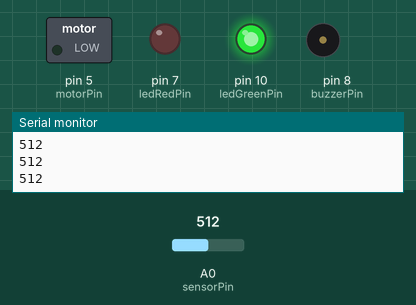
Bench run of a sketch on a simulated Arduino Uno, built with avr-gcc and run on an emulated ATmega328P. Parts: switched loads named in the sketch (green lamp = pin HIGH), output pins drawn as LEDs (lit = HIGH), buzzer (waves = sounding), the last lines printed to the serial monitor. The inputs (shaded band) are chosen by the test bench; at power-on: A0 (sensorPin) = 512.

Above: at 1.2 s.
1.3 s: A0 (sensorPin) set to 786
2.8 s: A0 (sensorPin) set to 808
At 3.8 s:
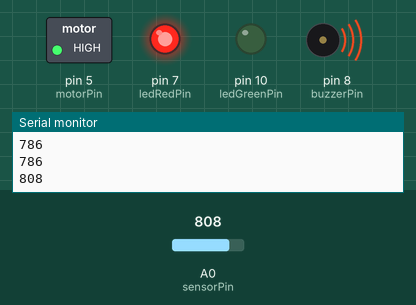
4.3 s: A0 (sensorPin) set to 790
At 5.4 s:
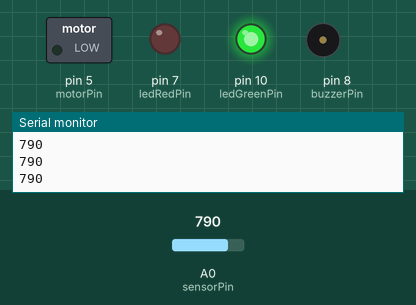
6.3 s: A0 (sensorPin) set to 810
At 7.6 s:
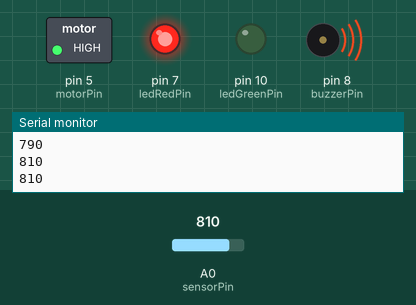
Timing chart, 0 to 8.8 s (numbered marks = the images above; inputs shaded):
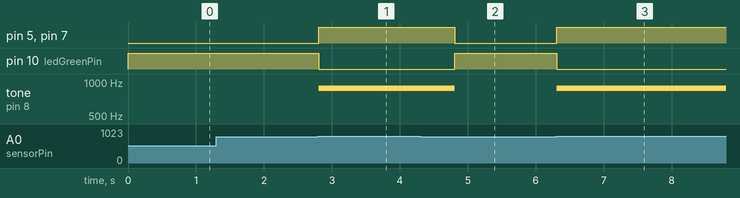

The sketch:

Buzzer.ino
```cpp
int sensorPin = A0;
int buzzerPin = 8;
int ledRedPin = 7;
int ledGreenPin = 10;
int motorPin = 5;
int sensor;

 void setup() {
 Serial.begin(9600);
 pinMode(buzzerPin, OUTPUT);
 pinMode(ledRedPin, OUTPUT);
 pinMode(ledGreenPin, OUTPUT);
 pinMode(motorPin, OUTPUT);
 pinMode(sensorPin, INPUT);
 }

void loop() {
 sensor = analogRead(sensorPin);
 Serial.println(sensor);

     if (sensor > 800) {
     tone(buzzerPin, 880);
     digitalWrite(ledGreenPin,LOW);
     digitalWrite(ledRedPin,HIGH);
     digitalWrite(motorPin,HIGH);
     delay(1000);
    }
    else {
      noTone(buzzerPin);
      digitalWrite(ledRedPin,LOW);
      digitalWrite(ledGreenPin,HIGH);
      digitalWrite(motorPin,LOW);

    }

}
```

Measured:
- the behaviour switches between 800 and 801 on A0 (sensorPin) (found by bisection; images 0 and 1)
- after the input at 2.8 s, pin 5 (motorPin), pin 7 (ledRedPin): LOW → HIGH at once; pin 10 (ledGreenPin): HIGH → LOW at once; tone on pin 8 (buzzerPin): silent → 880 Hz at once
- after the input at 4.3 s, pin 5 (motorPin), pin 7 (ledRedPin): HIGH → LOW after 0.51 s; pin 10 (ledGreenPin): LOW → HIGH after 0.51 s; tone on pin 8 (buzzerPin): 880 Hz → silent after 0.51 s
- after the input at 6.3 s, pin 5 (motorPin), pin 7 (ledRedPin): LOW → HIGH at once; pin 10 (ledGreenPin): HIGH → LOW at once; tone on pin 8 (buzzerPin): silent → 880 Hz at once
